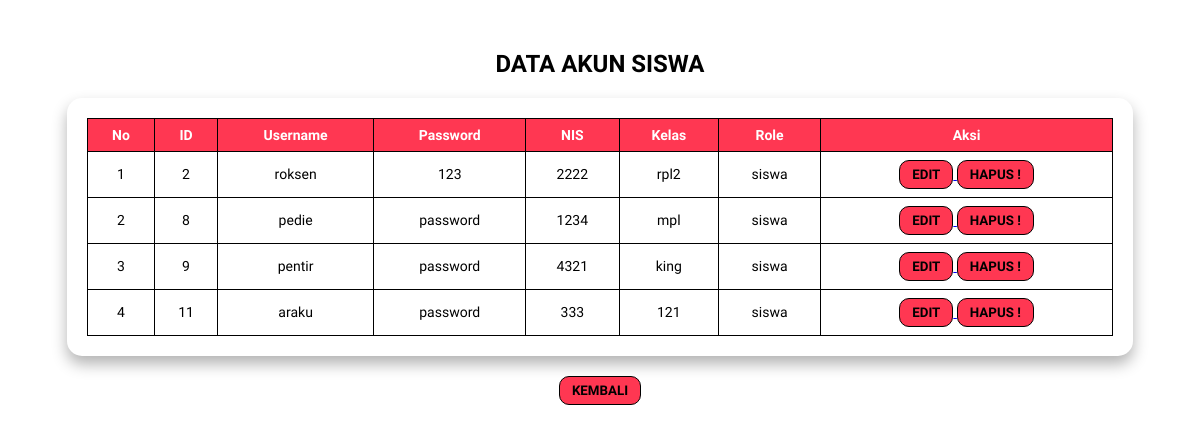
Screenshot of /UJIKOMFALAQ/admin/data-siswa.php with the database file from the repository.
### tables this page shows
CREATE TABLE `user` (
  `id` int(11) NOT NULL,
  `username` varchar(50) NOT NULL,
  `password` varchar(50) NOT NULL,
  `role` enum('admin','siswa') NOT NULL DEFAULT 'siswa',
  `nis` varchar(100) DEFAULT NULL,
  `kelas` varchar(100) DEFAULT NULL
);

### UJIKOMFALAQ/admin/data-siswa.php (the view, shortened to what this page needs)
<?php
$koneksi = mysqli_connect("localhost","root","","ujikom_12rpl2_falaq");
$query = mysqli_query($koneksi, "
    SELECT * FROM user
    WHERE role = 'siswa'
");
?>
<!DOCTYPE html>
<html lang="id">
<head>
</head>
<body>
<h2>DATA AKUN SISWA</h2>
<div class="box">
    <table>
        <tr>
            <th>No</th>
            <th>ID</th>
            <th>Username</th>
            <th>Password</th>
            <th>NIS</th>
            <th>Kelas</th>
            <th>Role</th>
            <th>Aksi</th>
        </tr>
        <?php
        $no = 1;
        while ($data = mysqli_fetch_assoc($query)) {
        ?>
        <tr>
            <td><?= $no++ ?></td>
            <td><?= $data['id'] ?></td>
            <td><?= $data['username'] ?></td>
            <td><?= $data['password'] ?></td>
            <td><?= $data['nis'] ?></td>
            <td><?= $data['kelas'] ?></td>
            <td><?= $data['role'] ?></td>
            <td class="aksi">
                <a href="edit-siswa.php?id=<?= $data['id'] ?>">
                    <button><b>EDIT</b></button>
                </a>
                <a href="hapus-siswa.php?id=<?= $data['id'] ?>"
                   onclick="return confirm('yakin pengen hapus?')">
                    <button><b>HAPUS !</b></button>
                </a>
            </td>
        </tr>
        <?php } ?>
    </table>
</div>
<div class="kembali">
    <a href="admin.php">
        <button><b>KEMBALI</b></button>
    </a>
</div>
</body>
</html>

### UJIKOMFALAQ/admin/data-siswa.php (style rules this page uses)
body { font-family: 'Baloo 2'; margin: 0; padding: 30px; background-color: white; text-align: center; }
h2 { color: black; margin-bottom: 20px; }
.box { background-color: white; padding: 20px; border-radius: 15px; box-shadow: 0 8px 15px rgba(0,0,0,0.3); overflow-x: auto; width: 90%; margin: auto; }
table { width: 100%; border-collapse: collapse; font-size: 14px; }
th, td { border: 1px solid black; padding: 8px; text-align: center; }
th { background-color: rgb(255, 55, 82); color: white; }
button { border: 1px solid black; background-color: rgb(255, 55, 82); color: black; border-radius: 10px; padding: 6px 12px; font-family: 'Baloo 2'; transition: all 0.2s ease; }
.kembali { margin-top: 20px; }

### rows the page displays
user: id "2", username "roksen", password "123", nis "2222", kelas "rpl2", role "siswa"
user: id "8", username "pedie", password "password", nis "1234", kelas "mpl", role "siswa"
user: id "9", username "pentir", password "password", nis "4321", kelas "king", role "siswa"
user: id "11", username "araku", password "password", nis "333", kelas "121", role "siswa"
